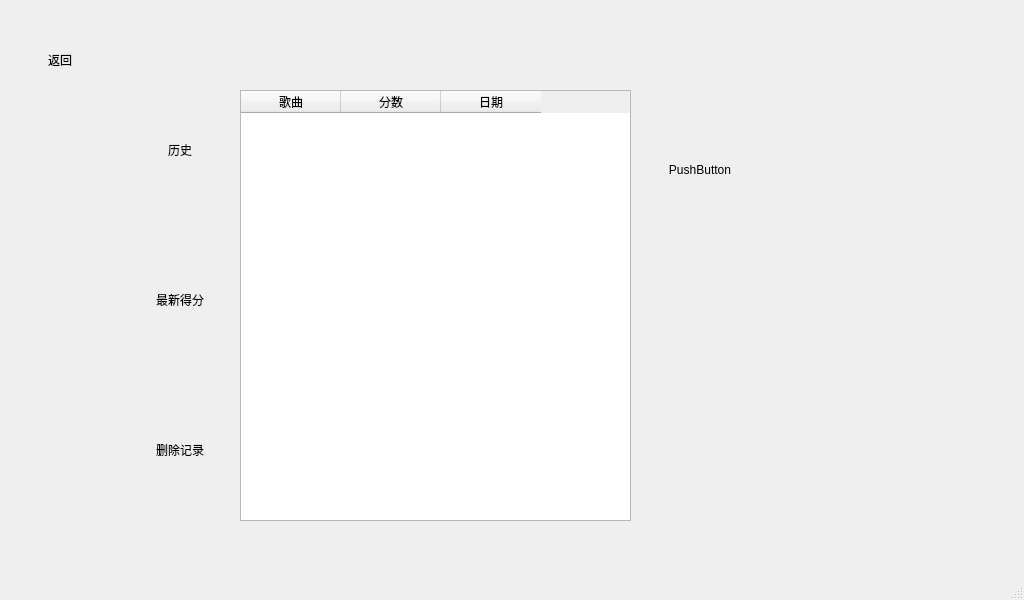
<?xml version="1.0" encoding="UTF-8"?>
<ui version="4.0">
 <class>MainWindow</class>
 <widget class="QMainWindow" name="MainWindow">
  <property name="geometry">
   <rect>
    <x>0</x>
    <y>0</y>
    <width>1024</width>
    <height>600</height>
   </rect>
  </property>
  <property name="windowTitle">
   <string>MainWindow</string>
  </property>
  <widget class="QWidget" name="centralwidget">
   <widget class="QPushButton" name="pushButton">
    <property name="geometry">
     <rect>
      <x>20</x>
      <y>20</y>
      <width>80</width>
      <height>80</height>
     </rect>
    </property>
    <property name="text">
     <string>返回</string>
    </property>
    <property name="flat">
     <bool>true</bool>
    </property>
   </widget>
   <widget class="QPushButton" name="pushButton_2">
    <property name="geometry">
     <rect>
      <x>140</x>
      <y>110</y>
      <width>80</width>
      <height>80</height>
     </rect>
    </property>
    <property name="text">
     <string>历史</string>
    </property>
    <property name="autoDefault">
     <bool>false</bool>
    </property>
    <property name="default">
     <bool>false</bool>
    </property>
    <property name="flat">
     <bool>true</bool>
    </property>
   </widget>
   <widget class="QPushButton" name="pushButton_3">
    <property name="geometry">
     <rect>
      <x>140</x>
      <y>260</y>
      <width>80</width>
      <height>80</height>
     </rect>
    </property>
    <property name="text">
     <string>最新得分</string>
    </property>
    <property name="flat">
     <bool>true</bool>
    </property>
   </widget>
   <widget class="QPushButton" name="pushButton_4">
    <property name="geometry">
     <rect>
      <x>140</x>
      <y>410</y>
      <width>80</width>
      <height>80</height>
     </rect>
    </property>
    <property name="text">
     <string>删除记录</string>
    </property>
    <property name="flat">
     <bool>true</bool>
    </property>
   </widget>
   <widget class="QPushButton" name="pushButton_5">
    <property name="geometry">
     <rect>
      <x>650</x>
      <y>120</y>
      <width>100</width>
      <height>100</height>
     </rect>
    </property>
    <property name="text">
     <string>PushButton</string>
    </property>
    <property name="flat">
     <bool>true</bool>
    </property>
   </widget>
   <widget class="QLabel" name="label">
    <property name="geometry">
     <rect>
      <x>790</x>
      <y>360</y>
      <width>50</width>
      <height>50</height>
     </rect>
    </property>
    <property name="text">
     <string/>
    </property>
   </widget>
   <widget class="QTableWidget" name="tableWidget">
    <property name="geometry">
     <rect>
      <x>240</x>
      <y>90</y>
      <width>391</width>
      <height>431</height>
     </rect>
    </property>
    <column>
     <property name="text">
      <string>歌曲</string>
     </property>
    </column>
    <column>
     <property name="text">
      <string>分数</string>
     </property>
    </column>
    <column>
     <property name="text">
      <string>日期</string>
     </property>
    </column>
   </widget>
  </widget>
  <widget class="QMenuBar" name="menubar">
   <property name="geometry">
    <rect>
     <x>0</x>
     <y>0</y>
     <width>1024</width>
     <height>22</height>
    </rect>
   </property>
  </widget>
  <widget class="QStatusBar" name="statusbar"/>
 </widget>
 <resources/>
 <connections/>
</ui>
